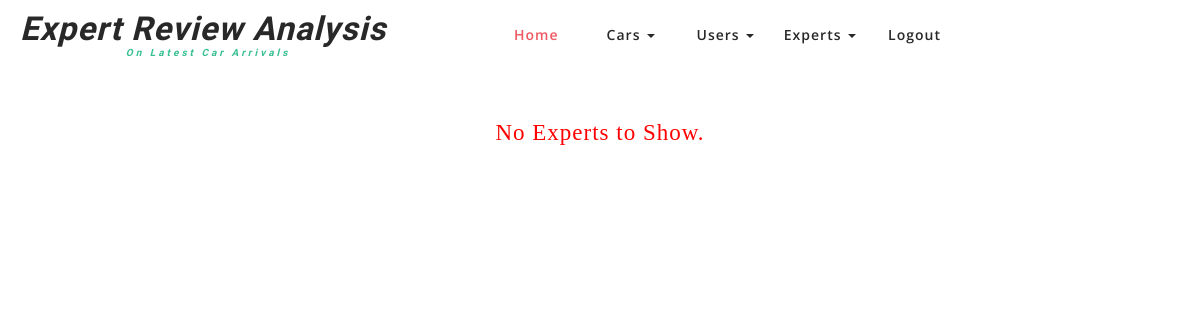
Page /expertreviews on the earlier database version.
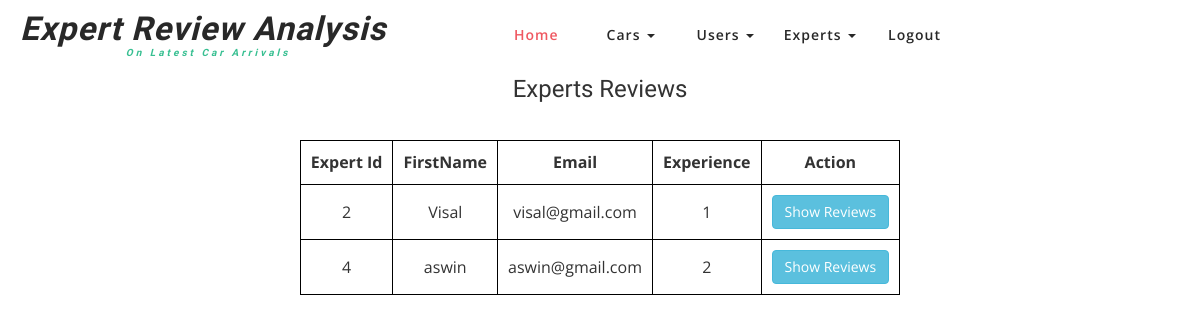
Same page on the later database version.
### expertreviewapp/models.py (models this page shows)
class Expert(models.Model):
    firstname = models.CharField(max_length=255,null=True)
    lastname = models.CharField(max_length=255,null=True)
    date = models.CharField(max_length=200,null=True)
    gender = models.CharField(max_length=200,null=True)
    email = models.CharField(max_length=255,null=True)
    mobilenumber = models.CharField(max_length=20,null=True)
    experience = models.CharField(max_length=200,null=True)
    password = models.CharField(max_length=255,null=True)
    file = models.ImageField(null=True)
    status = models.BooleanField(default=False,null=True)

### expertreviewapp/views.py (the view)
# urls.py: path('expertreviews',views.expertreviews),
def expertreviews(request):
        obj = Expert.objects.filter(status = True)
        return render(request,'expertreviews.html',{"value":obj})

### template/expertreviews.html (shortened to what this page needs)
{% extends 'adminheader.html' %}
{% block content %}
<!DOCTYPE html>
<html lang="en">
<head>
</head>
<body>
     {% if value %}
     <h3><center>Experts Reviews</center></h3><br>
     <table border="1" >
          <tr>
               <th>Expert Id</th>
               <th>FirstName</th>
               <th>Email</th>
               <th>Experience</th>
               <th>Action</th>
          </tr>
          {% for i in value %}
          <tr>
               <td>{{i.id}}</td>
               <td>{{i.firstname}}</td>
               <td>{{i.email}}</td>
               <td>{{i.experience}}</td>
               <td><a href="showreviews?id={{i.id}}"><button type="button" class="btn btn-info">Show Reviews</button></a></td>
          </tr>
          {% endfor %}
     </table>
     {% else %}
     <p id="else">No Experts to Show.</p>
     {% endif %}
</body>
</html>
{% endblock %}

Differences in the rows shown:
now on this page (row edited): Expert: id "2", firstname "Visal", email "visal@gmail.com", experience "1"
added Expert: id "4", firstname "aswin", email "aswin@gmail.com", experience "2"
Other differences:
text no longer shown: "No Experts to Show."
text now shown: "Experts Reviews Expert Id FirstName Email Experience Action"
